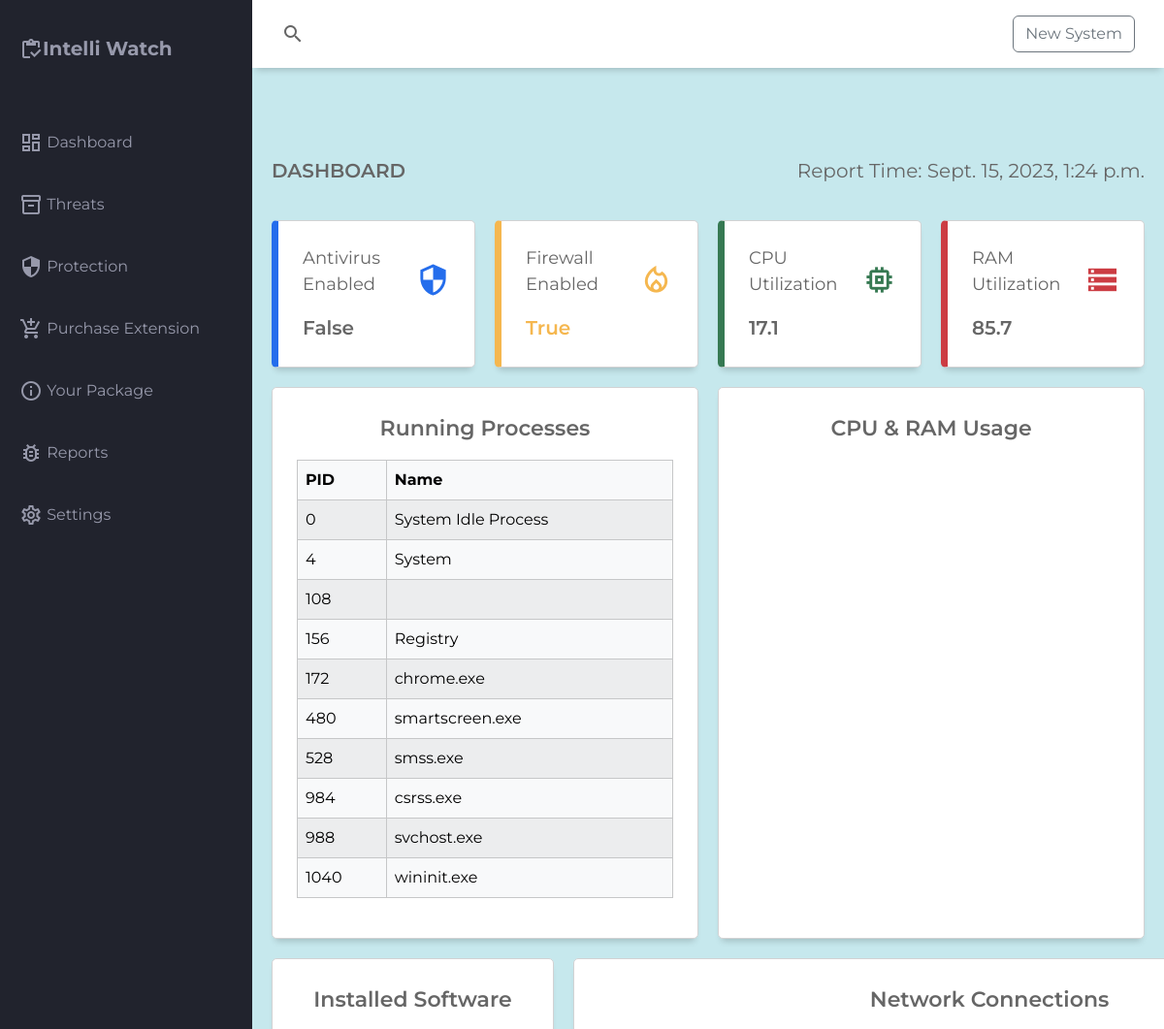
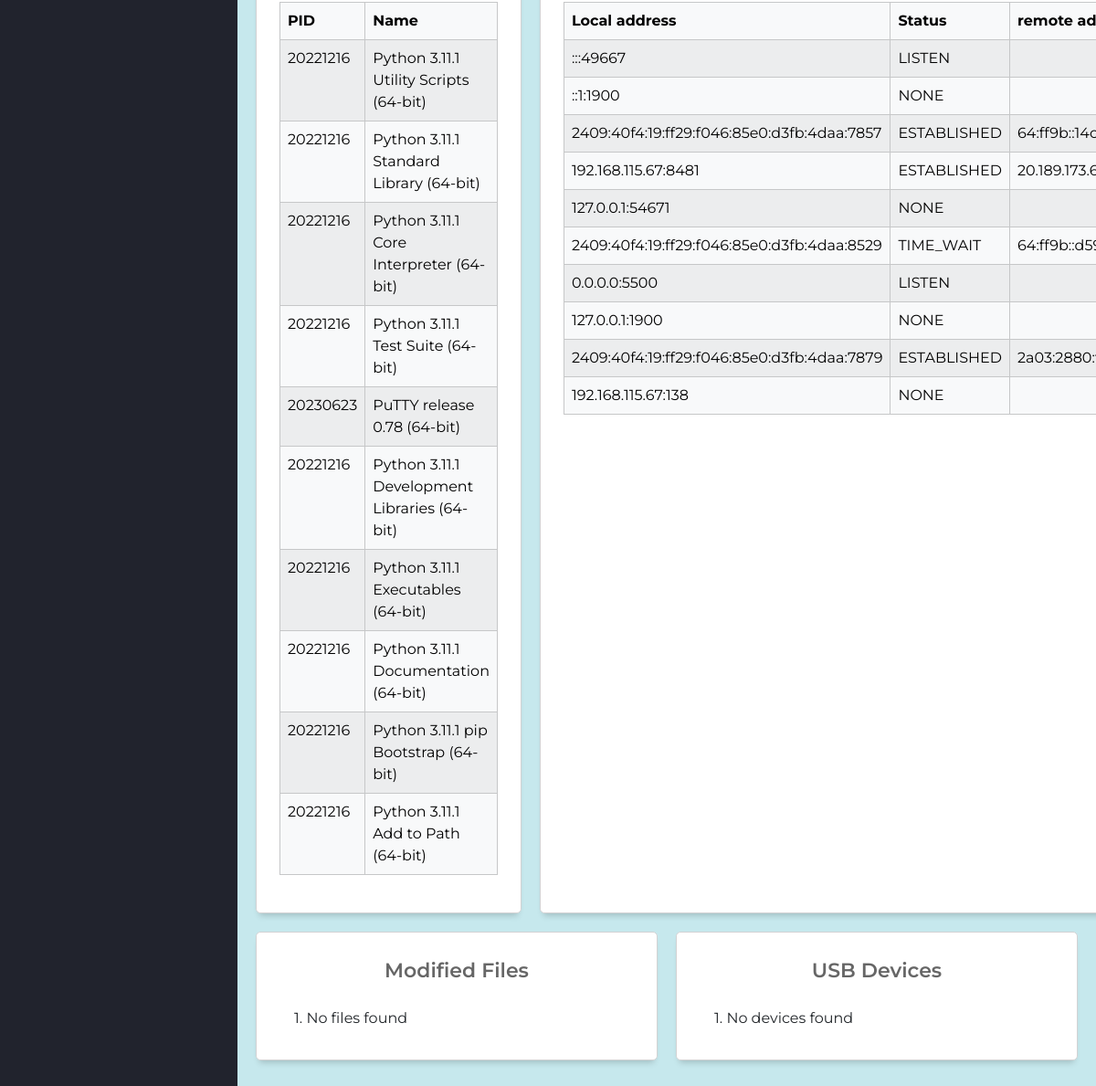
/viewreport/1/ (signed in), run on the app's committed database (2 pictures, top to bottom).
### monitor/models.py (models this page shows)
class SystemDataInstance(models.Model):
    system = models.ForeignKey(System,on_delete=models.CASCADE)
    reported_time = models.DateTimeField(auto_now_add=True)
    anti_virus_status = models.BooleanField(default=False)
    firewall_virus_status = models.BooleanField(default=False)
    cpu_percent = models.FloatField()
    ram_percent = models.FloatField()
    running_process = models.TextField()
    usb_devices = models.TextField()
    modified_files = models.TextField()
    network_connection = models.TextField()
    installed_softwares = models.TextField(null=True)

### monitor/views.py (the view)
# urls.py: path('viewreport/<int:id>/',views.viewreport),
@login_required
def viewreport(request,id):
    system = System.objects.get(id=id)
    user = request.user
    if user == system.user:
        systemdata = SystemDataInstance.objects.filter(system=system).last()
        cpu_percent = systemdata.cpu_percent
        ram_percent = systemdata.ram_percent
        antivirus = systemdata.anti_virus_status
        firewall = systemdata.firewall_virus_status
        modified_files = json.loads(systemdata.modified_files)["files"]
        runningprocess = json.loads(systemdata.running_process)["process"]
        usb = json.loads(systemdata.usb_devices)["usb"]
        network_connection = json.loads(systemdata.network_connection)["network"]
        installed_softwares = json.loads(systemdata.installed_softwares)["installed"]
        report_time = systemdata.reported_time
        previous_sysdata = SystemDataInstance.objects.filter(system=system).order_by("-reported_time")[:10]
        cpu_data = json.dumps([i.cpu_percent for i in previous_sysdata])
        memory_data = json.dumps([i.ram_percent for i in previous_sysdata])
        prev_times = json.dumps([str(i.reported_time) for i in previous_sysdata])
        if (len(modified_files)==0):
            modified_files = 0
        if (len(usb)==0):
            usb = 0
        context = {
            "cpu_percent":cpu_percent,
            "ram_percent":ram_percent,
            "antivirus":antivirus,
            "firewall":firewall,
            "modified_files":modified_files,
            "running_processes":runningprocess[:10],
            "usb_devices":usb,
            "network_connections":network_connection,
            "installed_softwares":installed_softwares[:10],
            "report_time":report_time,
            "prev_cpu_data":cpu_data,
            "prev_ram_data":memory_data,
            "prev_times":prev_times
        }
        return render(request,"monitor/monitor.html",context=context)
    return HttpResponse("Unauthorized")

### templates/monitor/monitor.html (shortened to what this page needs)
{% extends 'monitor/base.html' %}
        {% block content %}
        <main class="main-container">
            <div class="main-title">
                <p class="font-weight-bold">DASHBOARD</p>
                <p class="subtitle">Report Time: {{ report_time }}</p>
            </div>
            <div class="main-cards">
                <div class="card">
                    <div class="card-inner">
                        <p class="primary-text">Antivirus Enabled</p>
                        <span class="material-icons-outlined text-blue">security</span>
                    </div>
                    <span class="primary-text font-weight-bold">{{ antivirus }}</span>
                </div>
                <div class="card">
                    <div class="card-inner">
                        <p class="primary-text">Firewall Enabled</p>
                        <span class="material-icons-outlined text-orange">local_fire_department</span>
                    </div>
                    <span class="primary-text font-weight-bold text-orange">{{ firewall }}</span>
                </div>
                <div class="card">
                    <div class="card-inner">
                        <p class="primary-text">CPU Utilization</p>
                        <span class="material-icons-outlined text-green">memory</span>
                    </div>
                    <span class="primary-text font-weight-bold">{{ cpu_percent }}</span>
                </div>
                <div class="card">
                    <div class="card-inner">
                        <p class="primary-text">RAM Utilization</p>
                        <span class="material-icons-outlined text-red">storage</span>
                    </div>
                    <span class="primary-text font-weight-bold">{{ ram_percent }}</span>
                </div>
            </div>
            <div class="charts">
                <div class="charts-card">
                    <p class="chart-title">Running Processes</p>
                    <table class="table table-light table-striped table-hover table-bordered">
                        <thead>
                            <tr>
                                <th>
                                    PID
                                </th>
                                <th>
                                    Name
                                </th>
                            </tr>
                        </thead>
                        <tbody>
                                {% for i in running_processes %}
                                <tr>
                                    <td>{{ i.pid }}</td>
                                    <td>{{ i.name }}</td>
                                </tr>
                                {% endfor %}
                        </tbody>
                    </table>
                </div>
                <div class="charts-card">
                    <p class="chart-title">CPU & RAM Usage</p>
                </div>
            </div>
            <div class="charts">
                <div class="charts-card">
                    <p class="chart-title">Installed Software</p>
                    <table class="table table-light table-striped table-hover table-bordered">
                        <thead>
                            <tr>
                                <th>
                                    PID
                                </th>
                                <th>
                                    Name
                                </th>
                            </tr>
                        </thead>
                        <tbody>
                            {% for i in installed_softwares %}
                        <tr>
                            <td>{{ i.InstallDate }}</td>
                            <td>{{ i.Name }}</td>
                        </tr>
                        {% endfor %}
                        </tbody>
                    </table>
                </div>
                <div class="charts-card">
                    <p class="chart-title">Network Connections</p>
                    <table class="table table-light table-striped table-hover table-bordered">
                        <thead>
                            <tr>
                                <th>
                                    Local address
                                </th>
                                <th>
                                    Status
                                </th>
                                <th>
                                    remote address
                                </th>
                            </tr>
                        </thead>
                        <tbody>
                            {% for i in network_connections %}
                        <tr>
                            <td>{{ i.local_address }}</td>
                            <td>{{ i.status }}</td>
                            <td>{{ i.remote_address }}</td>
                        </tr>
                        {% endfor %}
                        </tbody>
                    </table>
                </div>
            </div>
            <div class="charts">
                <div class="charts-card">
                    <p class="chart-title">Modified Files</p>
                    <ul class="list-group list-group-flush list-group-numbered">
                        {% if modified_files %}
                        {% for i in modified_files %}
                        <li class="list-group-item">{{i}}</li>
                        {% endfor %}
                        {% else %}
                        <li class="list-group-item">No files found</li>
                        {% endif %}
                    </ul>
                </div>
                <div class="charts-card">
                    <p class="chart-title">USB Devices</p>
                    <ul class="list-group list-group-flush list-group-numbered">
                        {% if usb_devices %}
                        {% for i in usb_devices %}
                        <li class="list-group-item">{{i}}</li>
                        {% endfor %}
                        {% else %}
                        <li class="list-group-item">No devices found</li>
                        {% endif %}
                    </ul>
                </div>
            </div>
        </main>
    </div>
    {% endblock %}

### templates/monitor/base.html (shortened to what this page needs)
{% load static %}
<!DOCTYPE html>
<html lang="en">
<head>
    <link href="https://cdn.jsdelivr.net/npm/bootstrap@5.3.2/dist/css/bootstrap.min.css" rel="stylesheet">
    <link href="{% static 'css/style.css' %}" rel="stylesheet">
</head>
<body>
    <div class="grid-container">
        <header class="header">
            <div class="header-left">
                <span class="material-icons-outlined">search</span>
            </div>
            <div class="header-right">
                <button class="btn btn-outline-secondary" id="myBtn">New System</button>
            </div>
        </header>
        <aside id="sidebar">
            <div class="sidebar-title">
                <div class="sidebar-brand">
                    <span class="material-icons-outlined">inventory</span>Intelli Watch
                </div>
            </div>
            <ul class="sidebar-list">
                <li class="sidebar-list-item">
                    <span class="material-icons-outlined">dashboard</span> Dashboard
                </li>
                <li class="sidebar-list-item">
                    <span class="material-icons-outlined">inventory_2</span> Threats
                </li>
                <li class="sidebar-list-item">
                    <span class="material-icons-outlined">security</span> Protection
                </li>
                <li class="sidebar-list-item">
                    <span class="material-icons-outlined">add_shopping_cart</span> Purchase Extension
                </li>
                <li class="sidebar-list-item">
                    <span class="material-icons-outlined">info</span> Your Package
                </li>
                <li class="sidebar-list-item">
                    <span class="material-icons-outlined">bug_report</span> Reports
                </li>
                <li class="sidebar-list-item">
                    <span class="material-icons-outlined">settings</span> Settings
                </li>
            </ul>
        </aside>
        {% block content %}
        {% endblock %}
</body>
</html>

### static/css/style.css (style rules this page uses)
body { margin: 0; padding: 0; box-sizing: border-box; background-color: #c6e8ed !important; color: #666666 !important; font-family: "Montserrat", sans-serif; }
.material-icons-outlined { vertical-align: middle; line-height: 1px; }
.primary-text { color: #666666; }
.text-blue { color: #246dec; }
.text-red { color: #cc3c43; }
.text-green { color: #367952; }
.text-orange { color: #f5b74f; }
.font-weight-bold { font-weight: 600; }
.grid-container { display: grid; grid-template-columns: 260px 1fr 1fr 1fr; grid-template-rows: 0.2fr 3fr; grid-template-areas: "sidebar header header header" "sidebar main main main"; height: 100vh; }
.header { grid-area: header; height: 70px; background-color: #ffffff; display: flex; align-items: center; justify-content: space-between; padding: 0 30px 0 30px; box-shadow: 0 6px 7px -4px rgba(0, 0, 0, 0.2); }
#sidebar { grid-area: sidebar; height: 100%; background-color: #21232d; color: #9799ab; overflow-y: auto; transition: all 0.5s; -webkit-transition: all 0.5s; }
.sidebar-title { display: flex; justify-content: space-between; align-items: center; padding: 20px 20px 20px 20px; margin-bottom: 30px; }
.sidebar-brand { margin-top: 15px; font-size: 20px; font-weight: 700; }
.sidebar-list { padding: 0; margin-top: 15px; list-style-type: none; }
.sidebar-list-item { padding: 20px 20px 20px 20px; }
.main-container { grid-area: main; overflow-y: auto; padding: 20px 20px; }
.main-title { display: flex; justify-content: space-between; }
.main-title > p { font-size: 20px; }
.main-cards { display: grid; grid-template-columns: 1fr 1fr 1fr 1fr; gap: 20px; margin: 20px 0; }
.card { display: flex; flex-direction: column; justify-content: space-around; padding: 25px; background-color: white; box-sizing: border-box; border: 1px solid #d2d2d3; border-radius: 5px; box-shadow: 0 6px 7px -4px rgba(0, 0, 0, 0.2); }
.card:first-child { border-left: 7px solid #246dec; }
.card:nth-child(2) { border-left: 7px solid #f5b74f; }
.card:nth-child(3) { border-left: 7px solid #367952; }
.card:nth-child(4) { border-left: 7px solid #cc3c43; }
.card > span { font-size: 20px; font-weight: 600; }
.card-inner { display: flex; align-items: center; justify-content: space-between; }
.card-inner > p { font-size: 18px; }
.card-inner > span { font-size: 35px; }
.charts { display: grid; grid-template-columns: 1fr 1fr; gap: 20px; }
.charts-card { border: 1px solid #d2d2d3; border-radius: 5px; box-shadow: 0 6px 7px -4px rgba(0, 0, 0, 0.2); background-color: white; margin-bottom: 20px; padding: 25px; box-sizing: border-box; -webkit-column-break-inside: avoid; }
.chart-title { display: flex; align-items: center; justify-content: center; font-size: 22px; font-weight: 600; }

### data on the page
SystemDataInstance: reported_time "Sept. 15, 2023, 1:24 p.m.", cpu_percent "17.1", ram_percent "85.7"

### other printed values
{{ antivirus }} "False"
{{ firewall }} "True"
{{ i.pid }} "0" "4" "108" "156" "172" "480" "528" "984" "988" "1040"
{{ i.name }} "System Idle Process" "System" "Registry" "chrome.exe" "smartscreen.exe" "smss.exe" "csrss.exe" "svchost.exe" "wininit.exe"
{{ i.InstallDate }} "20221216" "20221216" "20221216" "20221216" "20230623" "20221216" "20221216" "20221216" "20221216" "20221216"
{{ i.Name }} "Python 3.11.1 Utility Scripts (64-bit)" "Python 3.11.1 Standard Library (64-bit)" "Python 3.11.1 Core Interpreter (64-bit)" "Python 3.11.1 Test Suite (64-bit)" "PuTTY release 0.78 (64-bit)" "Python 3.11.1 Development Libraries (64-bit)" "Python 3.11.1 Executables (64-bit)" "Python 3.11.1 Documentation (64-bit)" "Python 3.11.1 pip Bootstrap (64-bit)" "Python 3.11.1 Add to Path (64-bit)"
{{ i.local_address }} ":::49667" "::1:1900" "2409:40f4:19:ff29:f046:85e0:d3fb:4daa:7857" "192.168.115.67:8481" "127.0.0.1:54671" "2409:40f4:19:ff29:f046:85e0:d3fb:4daa:8529" "0.0.0.0:5500" "127.0.0.1:1900" "2409:40f4:19:ff29:f046:85e0:d3fb:4daa:7879" "192.168.115.67:138"
{{ i.status }} "LISTEN" "NONE" "ESTABLISHED" "ESTABLISHED" "NONE" "TIME_WAIT" "LISTEN" "NONE" "ESTABLISHED" "NONE"
